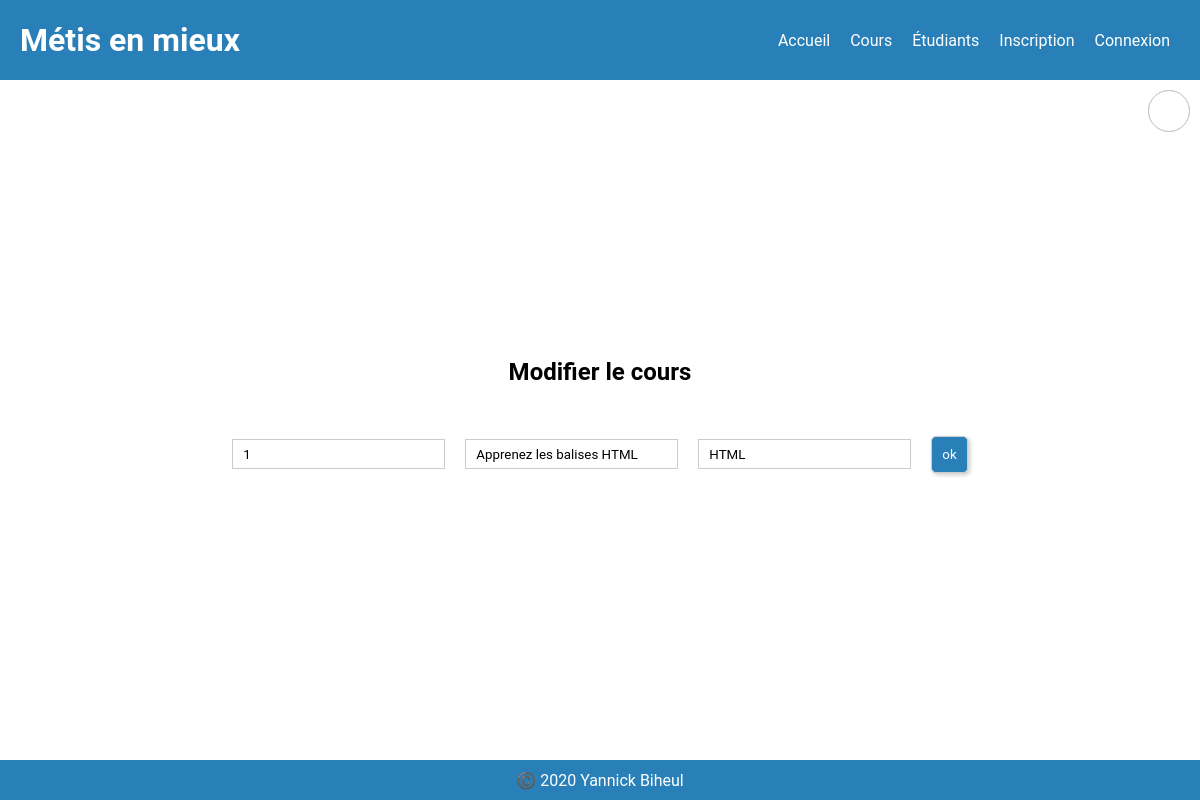
The page /mvc2/controllerCours/updateCours/1 on the database its author committed.
### tables this page shows
CREATE TABLE `cours` (
  `id` int(11) NOT NULL,
  `code` varchar(20) NOT NULL,
  `titre` varchar(100) NOT NULL,
  `langage` varchar(50) NOT NULL
);

### mvc2/controllers/controllerCours.php (called while the page is built, shortened)
<?php
    require_once('models/modelCours.php');
    function updateCours($id) {
        $data = getOneCours($id);
        require_once("views/viewUpdateCours.php");
    }
?>

### mvc2/models/modelCours.php (called while the page is built, shortened)
<?php
    function getOneCours($id){
        $bdd = connexionBDD();
        $sql = "SELECT * FROM cours WHERE id=" .$id ;
        $result = $bdd -> query($sql);
        $data = $result -> fetch(PDO::FETCH_ASSOC);
        return $data;
    }
?>

### mvc2/views/viewUpdateCours.php (the view)
<?php include("header.php"); ?>
    <h2>Modifier le cours</h2>
    <form action="controllerCours/updateCours/<?php echo $data['id'] ?>" method="POST">
        <input name="code" value="<?= $data["code"] ?>">
        <input name="titre" value="<?= $data['titre'] ?>">
        <input name="langage" value="<?= $data['langage'] ?>">
        <input type="submit" value="ok" class="boutonSubmit">
    </form>
<?php include("footer.php"); ?>

### mvc2/assets/general.css (style rules this page uses)
* { margin: 0; padding: 0; box-sizing: border-box; font-family: 'Roboto', sans-serif; }
:root { --blue: #2980b9; --red: #e74c3c; }
body { width: 100%; min-height: 100vh; display: flex; flex-direction: column; justify-content: center; align-items: center; }
h2 { margin-bottom: 40px; margin-top: 40px; }
form { width: 75%; height: auto; display: flex; justify-content: center; align-items: center; }
form>input { margin: 10px; height: 30px; border: 1px solid #ccc; padding: 10px; }
.boutonSubmit { width: auto; height: auto; padding: 10px; display: flex; justify-content: center; align-items: center; text-align: center; background-color: var(--blue); color: #fff; border: 1px solid #ccc; border-radius: 5px; box-shadow: 2px 2px 4px #ccc; transition-duration: 0.5s; }

### rows shown on the page
cours: code "1", titre "Apprenez les balises HTML", langage "HTML"
